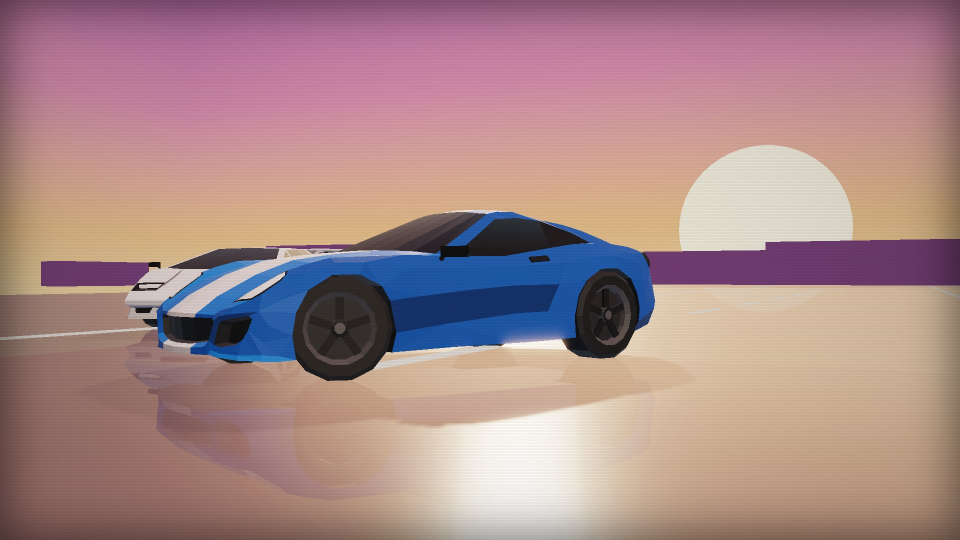
#> input picture assets/bootbg/p00.jpg, 1920 x 1080 px, given as the content of the folder ../../assets/bootbg/p00.jpg, which was not available (shown at 1/2 size)
$ python atlas.py ../../assets/bootbg/p00.jpg ../../assets/bootbg/p01.jpg
#> lines starting #> are read from the running program, lines starting #| are printed output that depends on the picture
# the original Rockport textures in one atlas: each texture shrunk (longest side <= 256, area <= 2*128^2), padded with its own
# wrapped edge so tiling (the game samples rect.xy + fract(uv)*rect.zw) has no seams, shelf-packed into a 4096 page -> WebP
import sys,os,json,glob,numpy as np
from PIL import Image
TD,OUT=sys.argv[1],sys.argv[2]
names=sorted(os.path.basename(f) for f in glob.glob(TD+'/*'))
PAD=8;AW=4096
items=[]
for n in names:
    im=Image.open(TD+'/'+n).convert('RGB');w,h=im.size
#> further down, im is the input picture: PIL image 1920x1080 RGB; mean R, G, B 169.1, 136.7, 136.9
#> after `w, h = im.size`: w = 1920; h = 1080
    s=min(1.,512/max(w,h),(256*256/(w*h))**.5)
#> s = 0.178
    nw,nh=max(8,int(round(w*s))),max(8,int(round(h*s)))
#> nw = 341; nh = 192
    # power-of-two-ish sizes keep mip levels clean
    p2=lambda v:1<<int(round(np.log2(v)))
    nw,nh=min(512,p2(nw)),min(512,p2(nh))
#> nw = 256; nh = 256
    a=np.asarray(im.resize((nw,nh),Image.LANCZOS))
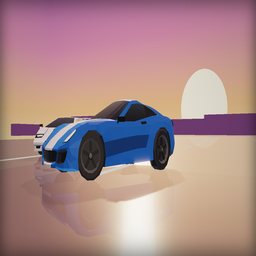
#> a: shape (256, 256, 3); mean R, G, B 169.1, 136.7, 137
    items.append((n,a,np.asarray(im,np.float32).reshape(-1,3).mean(0)/255))
items.sort(key=lambda t:-t[1].shape[0])
x=y=0;sh=0;rects={};canvas=np.zeros((AW,AW,3),np.uint8)
for n,a,mc in items:
    h,w=a.shape[:2];W,H=w+2*PAD,h+2*PAD
    if x+W>AW:x=0;y+=sh;sh=0
    if y+H>AW:raise SystemExit('atlas full')
    canvas[y:y+H,x:x+W]=np.pad(a,((PAD,PAD),(PAD,PAD),(0,0)),mode='wrap')
    rects[n]=[(x+PAD)/AW,(y+PAD)/AW,w/AW,h/AW,[round(float(c),4) for c in mc],[w,h]]
    x+=W;sh=max(sh,H)
#> this loop made 1 pass
#> (n, mc, h, w, W, H, x, sh) on pass 1: ('p00.jpg', [0.664, 0.536, 0.537], 256, 256, 272, 272, 272, 272)
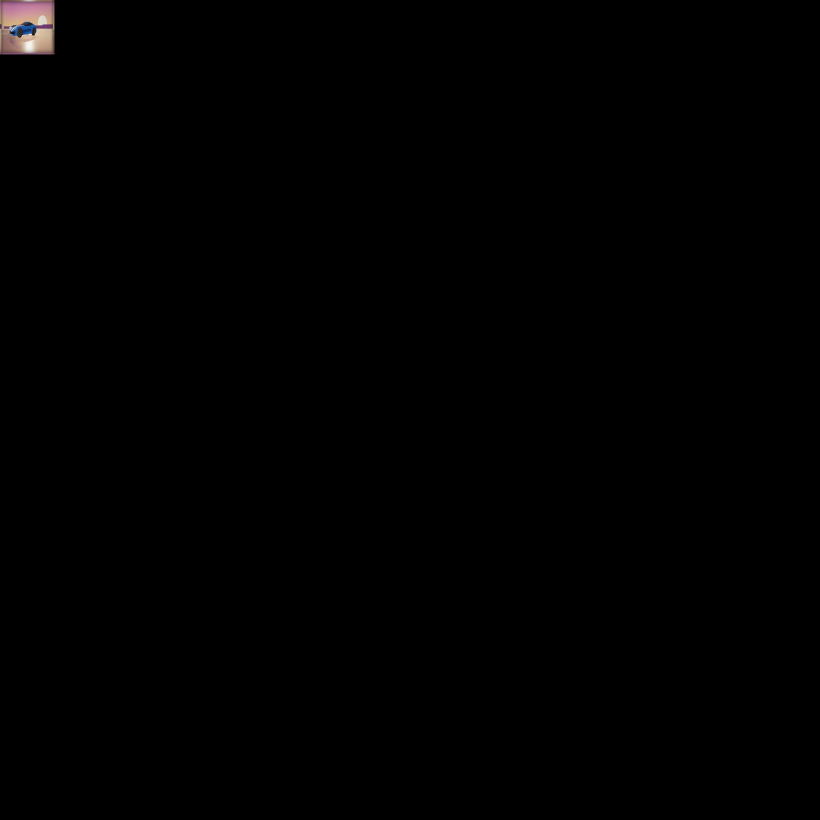
#> canvas: shape (4096, 4096, 3) (shown at 1/5 size); mean R, G, B 0.7, 0.6, 0.6
#> after the loop, rects = {'p00.jpg': [0.00195, 0.00195, 0.0625, 0.0625, [0.664, 0.536, 0.537], [256, 256]]}; sh = 272; x = 272; y = 0
used=y+sh;print('textures',len(items),'atlas rows used',used,'of',AW)
#> after `used = y + sh`: used = 272
#| textures 1 atlas rows used 272 of 4096
AH=1<<int(np.ceil(np.log2(used)))
#> AH = 512
canvas=canvas[:AH]
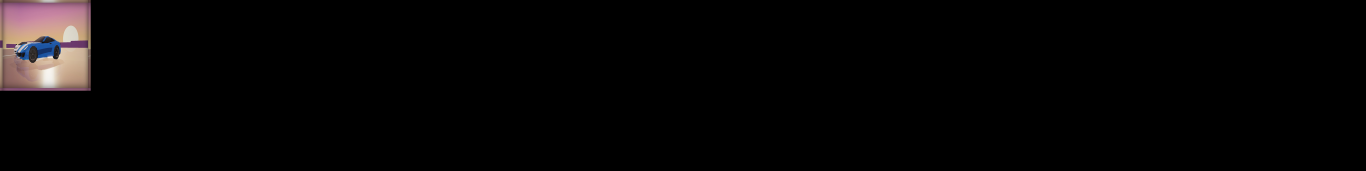
#> canvas: shape (512, 4096, 3) (shown at 1/3 size); mean R, G, B 5.8, 4.7, 4.7
for r in rects.values():r[1]=r[1]*AW/AH;r[3]=r[3]*AW/AH
#> this loop made 1 pass
Image.fromarray(canvas).save(OUT+'.webp',quality=80,method=6)
json.dump({'w':AW,'h':AH,'r':rects},open(OUT+'.json','w'))
print('atlas',AW,'x',AH,'webp KB',os.path.getsize(OUT+'.webp')//1024)
#| atlas 4096 x 512 webp KB 7

$ run again, on assets/bootbg/p01.jpg
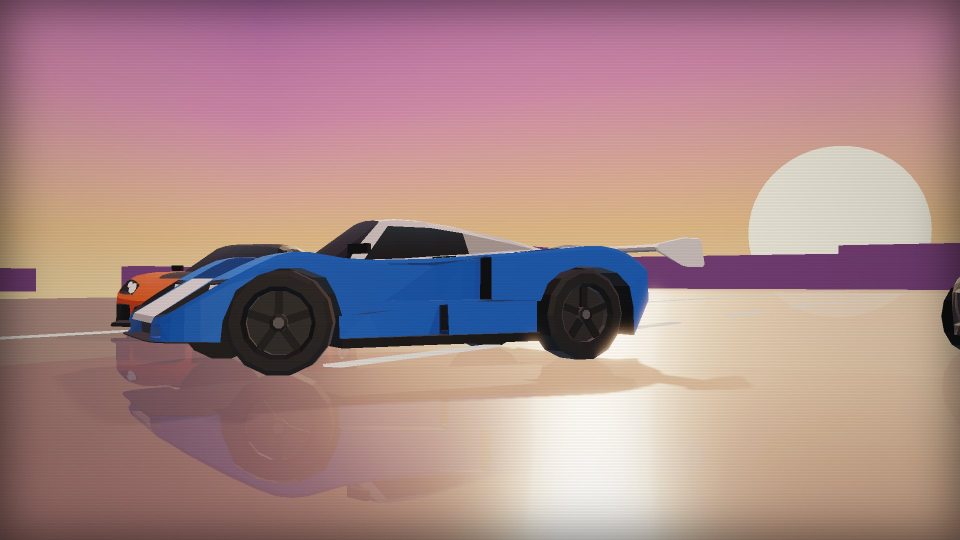
#> input picture assets/bootbg/p01.jpg, 1920 x 1080 px, given as the content of the folder ../../assets/bootbg/p01.jpg, which was not available (shown at 1/2 size)
#> im is the input picture: PIL image 1920x1080 RGB; mean R, G, B 168.5, 135.4, 136.4
#> `a=np.asarray(im.resize((nw,nh),Image.LANCZOS))`:
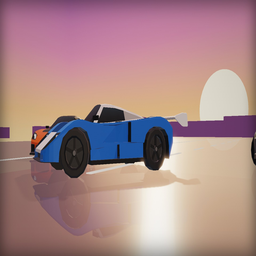
#> a: shape (256, 256, 3); mean R, G, B 168.5, 135.4, 136.4
#> the loop `for n,a,mc in items:` made 1 pass
#> (n, mc, h, w, W, H, x, sh) on pass 1: ('p01.jpg', [0.661, 0.531, 0.535], 256, 256, 272, 272, 272, 272)
#> after the loop `for n,a,mc in items:`: rects = {'p01.jpg': [0.00195, 0.00195, 0.0625, 0.0625, [0.661, 0.531, 0.535], [256, 256]]}; sh = 272; y = 0
#> used = 272
#| textures 1 atlas rows used 272 of 4096
#> AH = 512
#> `canvas=canvas[:AH]`:
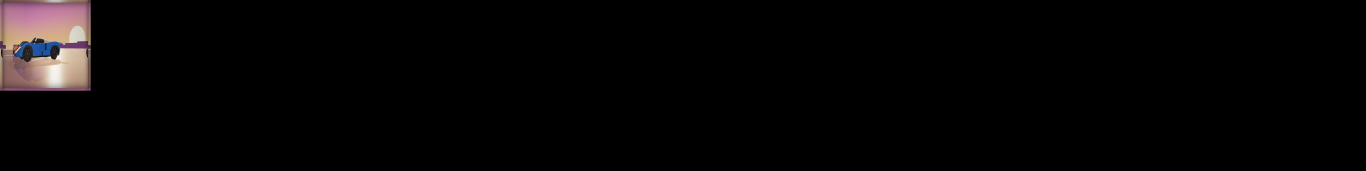
#> canvas: shape (512, 4096, 3) (shown at 1/3 size); mean R, G, B 5.8, 4.6, 4.7
#> the loop `for r in rects.values():r[1]=r[1]*AW/AH;r[3]=r[3]*AW/AH` made 1 pass
#| atlas 4096 x 512 webp KB 7
